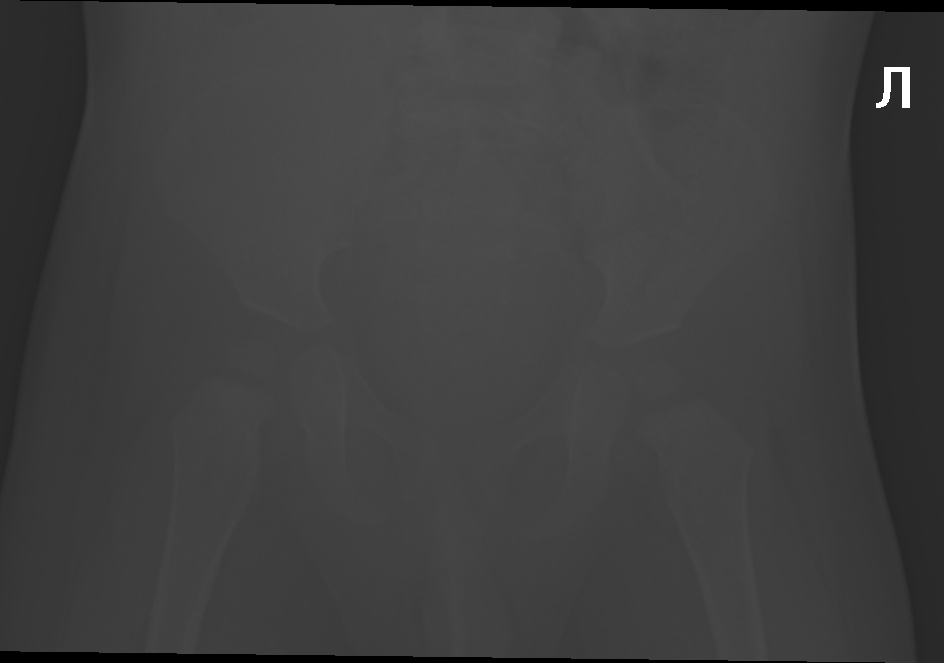
#> input picture backend/overlays/06f66902_hip_original.jpg, 944 x 663 px
$ python -i preprocess.py   (imports and definitions only)
#> lines starting #> are read from the running program, lines starting #| are printed output that depends on the picture
#> further down, picture is the input picture: shape (663, 944, 3); min 0, max 255, mean 62.5
"""Предобработка рентген-снимка для устойчивого YOLO-инференса."""

from __future__ import annotations

import cv2
import numpy as np


def preprocess_for_yolo(img_bgr: np.ndarray) -> np.ndarray:
    """Применяет авто-гамму и CLAHE, возвращает BGR-изображение."""
    gray = cv2.cvtColor(img_bgr, cv2.COLOR_BGR2GRAY)
    median = max(1.0, float(np.median(gray)))
#> median = 66
    gamma = float(np.clip(np.log(127 / 255.0) / np.log(median / 255.0), 0.4, 3.0))
#> gamma = 0.516
    lut = np.array(
        [min(255, int((i / 255.0) ** (1.0 / gamma) * 255)) for i in range(256)],
        dtype=np.uint8,
    )
#> lut = 256 values from 0 to 255
    brightened = cv2.LUT(gray, lut)
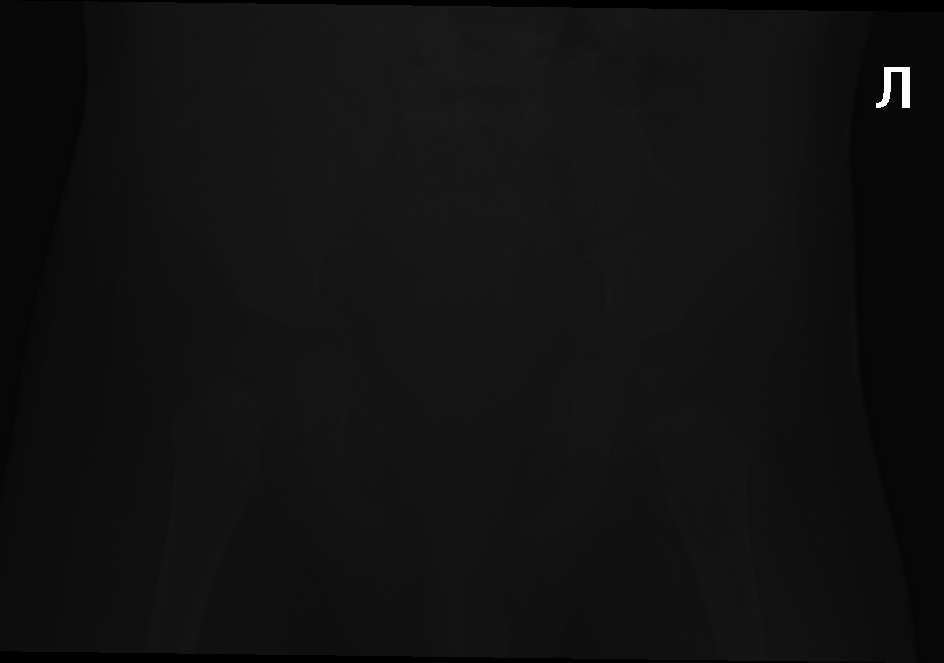
#> brightened: shape (663, 944); min 0, max 255, mean 17
    enhanced = cv2.createCLAHE(clipLimit=3.0, tileGridSize=(8, 8)).apply(brightened)
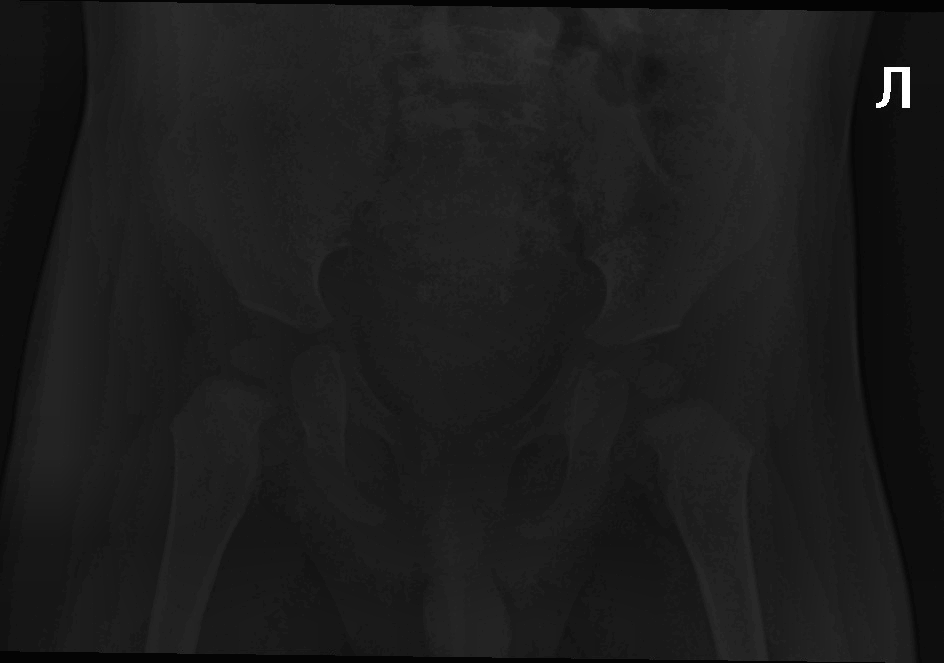
#> enhanced: shape (663, 944); min 2, max 255, mean 28
    return cv2.cvtColor(enhanced, cv2.COLOR_GRAY2BGR)

>>> import cv2
>>> picture = cv2.imread('../../overlays/06f66902_hip_original.jpg')
>>> result = preprocess_for_yolo(picture)

$ run again, on backend/overlays/06f66902_hip_overlay.jpg
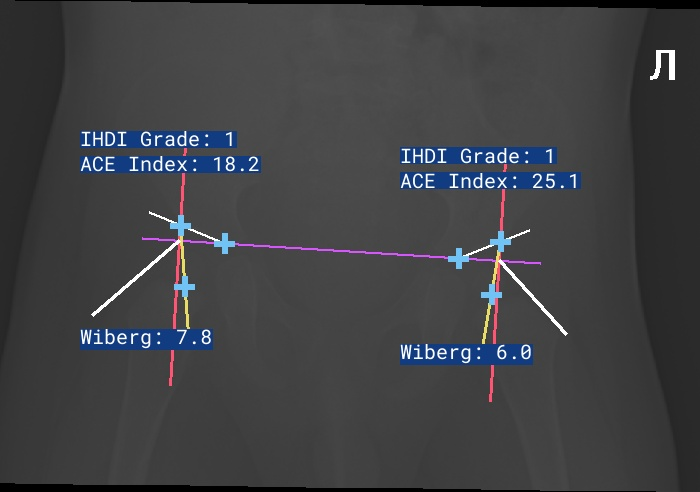
#> input picture backend/overlays/06f66902_hip_overlay.jpg, 700 x 492 px
#> picture is the input picture: shape (492, 700, 3); mean B, G, R 68.3, 65.1, 63.8
#> in preprocess_for_yolo, `gray = cv2.cvtColor(img_bgr, cv2.COLOR_BGR2GRAY)`:
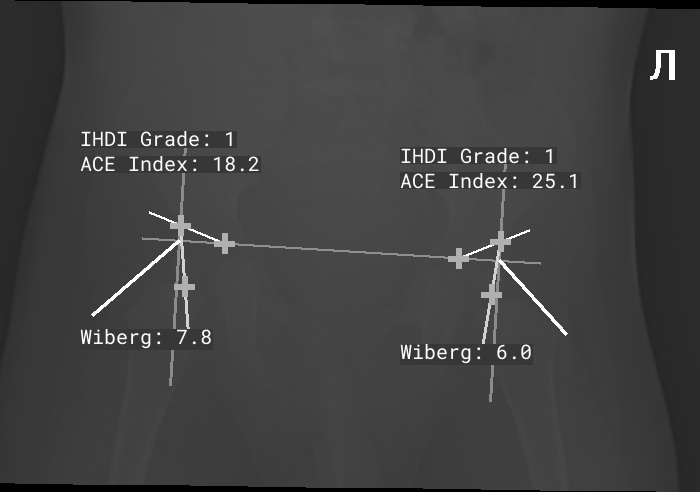
#> gray: shape (492, 700); min 0, max 255, mean 65.1
#> median = 65
#> gamma = 0.51
#> lut = 256 values from 0 to 255
#> in preprocess_for_yolo, `enhanced = cv2.createCLAHE(clipLimit=3.0, tileGridSize=(8, 8)).apply(b..`:
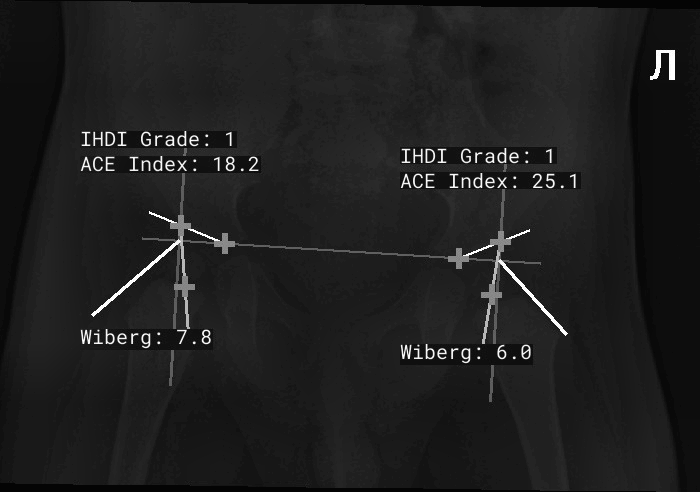
#> enhanced: shape (492, 700); min 3, max 255, mean 31.1
